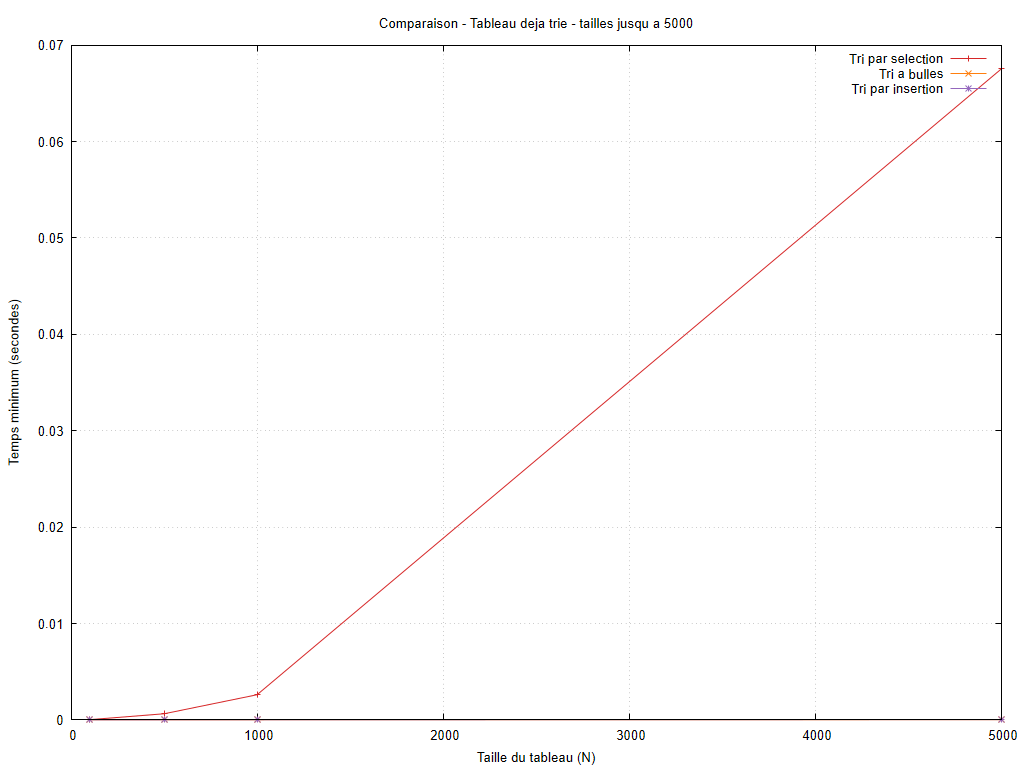

The script that saved this image:
set encoding utf8
set terminal pngcairo size 1024,768 font 'Arial,10'
set output 'graphiques/20261006_211417/comparaisons/croissant_algos_07_petites_tailles.png'
set datafile missing 'non_mesure'
set datafile separator ';'
set title 'Comparaison - Tableau deja trie - tailles jusqu a 5000'
set xlabel 'Taille du tableau (N)'
set ylabel 'Temps minimum (secondes)'
set grid
set yrange [0:*]
set xrange [0:5000]
plot 'resultats/20261006_211417/croissant.csv' every ::1 using 1:2 title 'Tri par selection' with linespoints lc rgb '#d62728', 'resultats/20261006_211417/croissant.csv' every ::1 using 1:4 title 'Tri a bulles' with linespoints lc rgb '#ff7f0e', 'resultats/20261006_211417/croissant.csv' every ::1 using 1:6 title 'Tri par insertion' with linespoints lc rgb '#9467bd'
unset output
